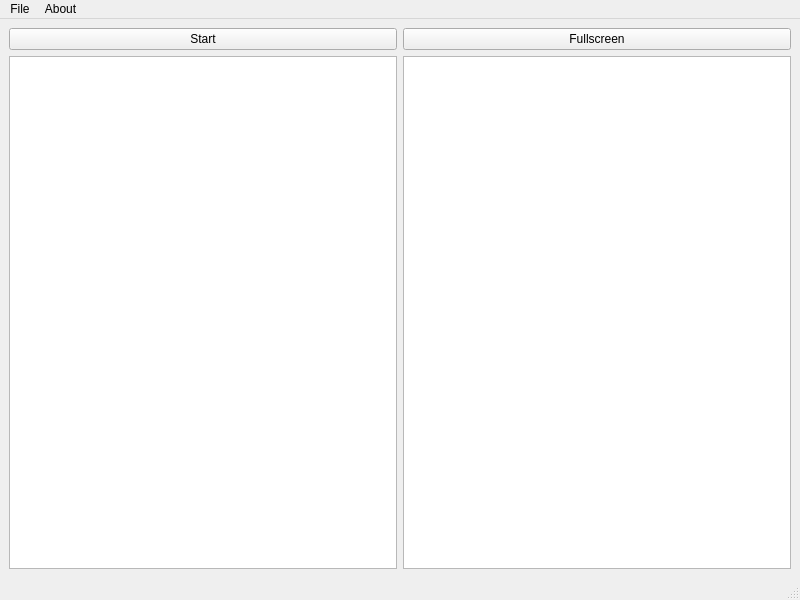
<?xml version="1.0" encoding="UTF-8"?>
<ui version="4.0">
 <class>MainWindow</class>
 <widget class="QMainWindow" name="MainWindow">
  <property name="geometry">
   <rect>
    <x>0</x>
    <y>0</y>
    <width>800</width>
    <height>600</height>
   </rect>
  </property>
  <property name="windowTitle">
   <string>MainWindow</string>
  </property>
  <widget class="QWidget" name="centralwidget">
   <layout class="QGridLayout" name="gridLayout">
    <item row="0" column="0">
     <layout class="QHBoxLayout" name="horizontalLayout_2">
      <item>
       <widget class="QPushButton" name="startButton">
        <property name="text">
         <string>Start</string>
        </property>
       </widget>
      </item>
      <item>
       <widget class="QPushButton" name="fullscreenButton">
        <property name="text">
         <string>Fullscreen</string>
        </property>
       </widget>
      </item>
     </layout>
    </item>
    <item row="1" column="0">
     <layout class="QHBoxLayout" name="horizontalLayout">
      <item>
       <widget class="QGraphicsView" name="graphicsView"/>
      </item>
      <item>
       <widget class="QTextBrowser" name="textBrowser"/>
      </item>
     </layout>
    </item>
   </layout>
  </widget>
  <widget class="QMenuBar" name="menubar">
   <property name="geometry">
    <rect>
     <x>0</x>
     <y>0</y>
     <width>800</width>
     <height>22</height>
    </rect>
   </property>
   <widget class="QMenu" name="menuAbout">
    <property name="title">
     <string>About</string>
    </property>
    <addaction name="actionAbout_Qt"/>
   </widget>
   <widget class="QMenu" name="menuFile">
    <property name="title">
     <string>File</string>
    </property>
    <addaction name="actionOpen"/>
    <addaction name="actionSave"/>
   </widget>
   <addaction name="menuFile"/>
   <addaction name="menuAbout"/>
  </widget>
  <widget class="QStatusBar" name="statusbar"/>
  <action name="actionAbout_Qt">
   <property name="text">
    <string>About Qt</string>
   </property>
  </action>
  <action name="actionOpen">
   <property name="text">
    <string>Open...</string>
   </property>
  </action>
  <action name="actionSave">
   <property name="text">
    <string>Save...</string>
   </property>
  </action>
 </widget>
 <resources/>
 <connections/>
</ui>
